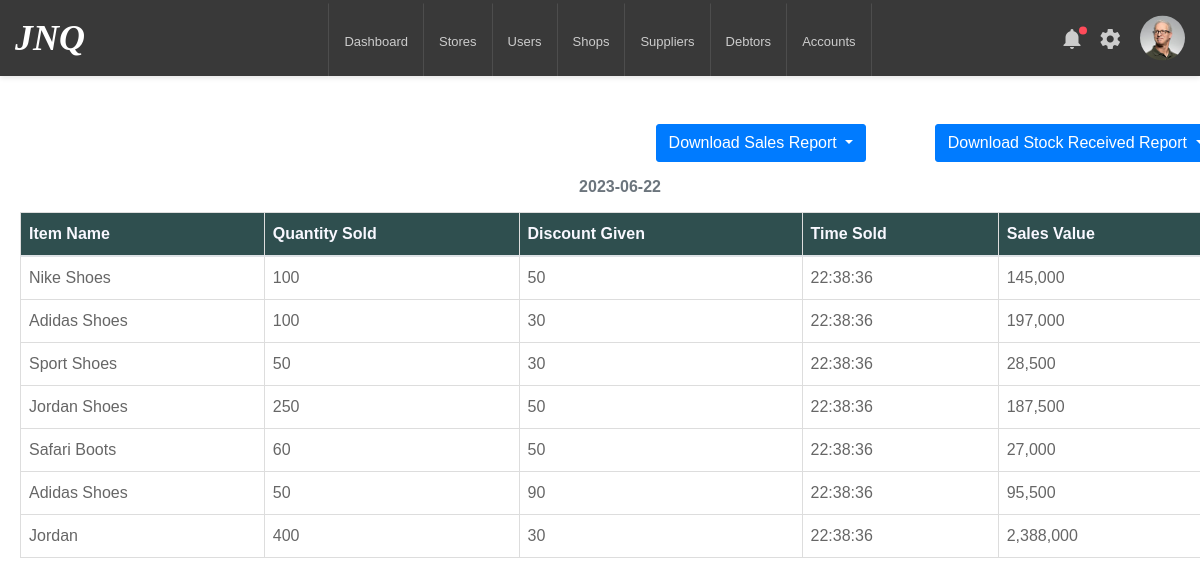
The app's page /history (signed in), older data.
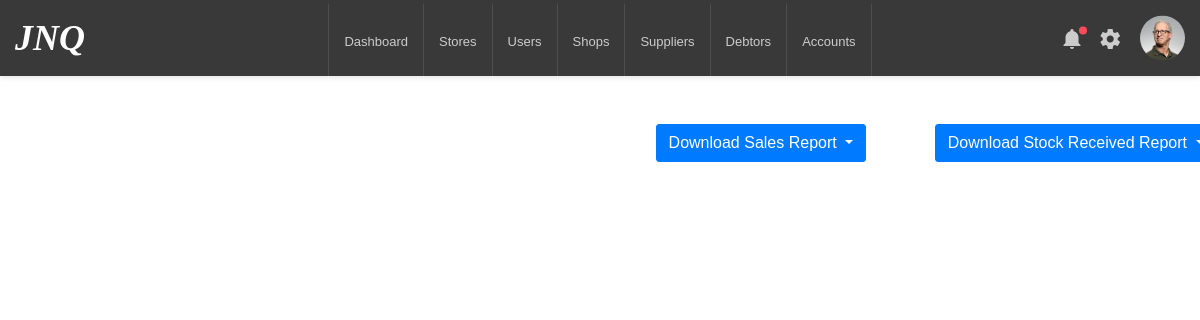
The same page, newer data.
### inventory/models.py (models this page shows)
class StockSold(db.Model):
    id = db.Column(db.Integer, primary_key=True)
    item_name = db.Column(db.String(100), nullable=False)
    item_quantity = db.Column(db.Integer, nullable=False)
    item_discount = db.Column(db.Integer, nullable=False)
    item_value = db.Column(db.Integer, nullable=False)
    date_sold = db.Column(db.DateTime, default=datetime.now())
    payment_method = db.Column(db.String(80), nullable=False)
    shop_id = db.Column(db.Integer, db.ForeignKey('shop.id'))

### inventory/routes.py (the view)
@app.route('/history', methods=['GET'])
def history():
    start_date = datetime.now() - timedelta(days=3)
    sales_entries = StockSold.query.filter(StockSold.date_sold >= start_date,
                                           StockSold.shop_id).order_by(StockSold.date_sold.desc()).all()
    sales_dates = []
    sales_lookup = {}
    for entry in sales_entries:
        entry_date = entry.date_sold.date()
        if entry_date not in sales_dates:
            sales_dates.append(entry_date)
    for date in sales_dates:
        sales_lookup[date] = []
        sales = StockSold.query.filter(func.date(StockSold.date_sold) == date).all()
        for sale in sales:
            sales_lookup[date].append(sale)
    return render_template('history.html', sales_dates=sales_dates, sales_lookup=sales_lookup)

### inventory/models.py (called while the page is built)
@login_manager.user_loader
def load_user(user_id):
    return User.query.get(int(user_id))

### inventory/templates/history.html (shortened to what this page needs)
{% extends 'layout.html' %}
{% block content %}
    <div class="float-right" style="margin-right: 20px; margin-bottom: 0">
          <div class="row">
            <div class="col-sm-6">
              <div class="dropdown">
                  <button class="btn btn-primary dropdown-toggle" type="button" id="salesDropdown" data-toggle="dropdown" aria-haspopup="true" aria-expanded="false">
                    Download Sales Report
                  </button>
              </div>
            </div>
            <div class="col-sm-6">
                <div class="dropdown">
                  <button class="btn btn-primary dropdown-toggle" type="button" id="stockReceivedDropdown" data-toggle="dropdown"
                          aria-haspopup="true" aria-expanded="false" style="margin-bottom: 0; margin-left: 2px">
                    Download Stock Received Report
                  </button>
                </div>
            </div>
          </div>
    </div>
    {% for date in sales_dates %}
      <div class="table">
        <table class="table">
          <thead>
          <caption style="caption-side: top; text-align: center"><span><strong>{{date}}</strong></span></caption>
            <tr>
              <th>Item Name</th>
              <th>Quantity Sold</th>
              <th>Discount Given</th>
              <th>Time Sold</th>
              <th>Sales Value</th>
            </tr>
          </thead>
          <tbody>
            {% for entry in sales_lookup[date] %}
              <tr>
                <td>{{ entry.item_name }}</td>
                <td>{{ "{:,}".format(entry.item_quantity) }}</td>
                <td>{{ "{:,}".format(entry.item_discount)}}</td>
                <td>{{ entry.date_sold.strftime('%H:%M:%S') }}</td>
                <td>{{ "{:,}".format(entry.item_value) }}</td>
              </tr>
            {% endfor %}
          </tbody>
        </table>
      </div>
    {% endfor %}
{% endblock content %}

Row changes from the older to the newer data that the page shows:
removed StockSold: item_name "Nike Shoes", item_quantity "100", item_discount "50", date_sold "22:38:36", item_value "145,000"
removed StockSold: item_name "Adidas Shoes", item_quantity "100", item_discount "30", date_sold "22:38:36", item_value "197,000"
removed StockSold: item_name "Sport Shoes", item_quantity "50", item_discount "30", date_sold "22:38:36", item_value "28,500"
removed StockSold: item_name "Jordan Shoes", item_quantity "250", item_discount "50", date_sold "22:38:36", item_value "187,500"
removed StockSold: item_name "Safari Boots", item_quantity "60", item_discount "50", date_sold "22:38:36", item_value "27,000"
removed StockSold: item_name "Adidas Shoes", item_quantity "50", item_discount "90", date_sold "22:38:36", item_value "95,500"
removed StockSold: item_name "Jordan", item_quantity "400", item_discount "30", date_sold "22:38:36", item_value "2,388,000"
Text that changed along with them:
list line gone: "2023-06-22 Item Name Quantity Sold Discount Given Time Sold Sales Value"
